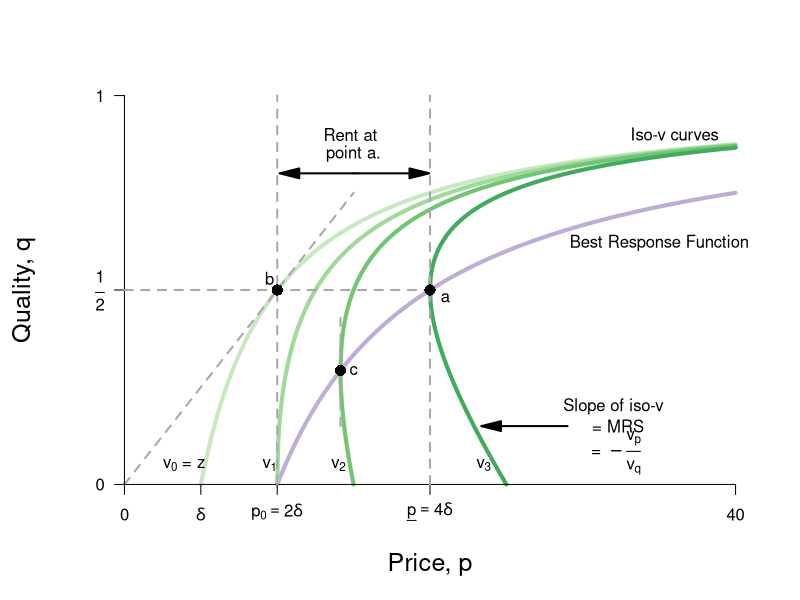

Generate this figure with R:
require(ggplot2)
require(shape)
pdf(file = "information_power/ch11_fig4.pdf", width = 9, height = 7)

#Set parameters for graphics
axislabelsize <- 1.5
segmentlinewidth <- 2

#The equation is below when v = 0. See Wolfram Alpha output. 
isov <- function(p, delta = 5) {
  (p - delta)/p
}

isovhigh1 <- function(p, delta = 5, v = 5){
  (sqrt(p^2 - 4 * delta * v) - p + 2*v)/( 2 * v )
}

isovlow1 <- function(p, delta = 5, v = 5){
  (-sqrt(p^2 - 4 * delta * v) - p + 2*v)/( 2 * v )
}

isovhigh2 <- function(p, delta = 5, v = 10){
  (sqrt(p^2 - 4 * delta * v) - p + 2*v)/( 2 * v )
}

isovlow2 <- function(p, delta = 5, v = 10){
  (-sqrt(p^2 - 4 * delta * v) - p + 2*v)/( 2 * v )
}

isovhigh3 <- function(p, delta = 5, v = 15){
  (sqrt(p^2 - 4 * delta * v) - p + 2*v)/( 2 * v )
}

isovlow3 <- function(p, delta = 5, v = 15){
  (-sqrt(p^2 - 4 * delta * v) - p + 2*v)/( 2 * v )
}

brfFn <- function(p, delta = 5) {
  1 - (2*delta) /p
}

#This is evaluated for p = 12; q = 12/(8*sqrt(12^2 - 4*delta1*v1)) - 1/8 for the slope
#At p = 12; q = (-sqrt(12^2 - 4*v1*delta1) - 12 + 2*v1)/(2*v1) = 0.799
tangencyLine <- function(p){
  (p*(0.05))
}



#COL <- c("#bae4b3", "#74c476", "#238b45")
#COL <- c("#f7fcf0", "#e0f3db", "#ccebc5", "#a8ddb5", "#7bccc4", "#4eb3d3", "#2b8cbe", "#08589e")
COL <- c("#f7fcf5", "#e5f5e0", "#c7e9c0", "#a1d99b", "#74c476", "#41ab5d", "#238b45", "#005a32")
par(mar =  c(5, 5, 4, 2))
xlims <- c(0, 40)
ylims <- c(0, 1)

plot(0, 0, xlim = xlims, ylim = ylims, type = "n",
     xlab = expression(paste("Price, ", p)),
     ylab = expression(paste("Quality, ", q)),
     xaxt = "n", yaxt = "n", cex.lab = axislabelsize, bty = "n")

npts <- 500 
npts2 <- 501
#Specify the sequences of points for graphing. 
xx0 <- seq(5, xlims[2], length.out = npts)
xx1 <- seq(10, xlims[2], length.out = npts)
xx2 <- seq(xlims[1], 15, length.out = npts)
xx3 <- seq(10, xlims[2], length.out = npts2)
xx4 <- seq(xlims[1], 10, length.out = npts2)
#For below, I solved sqrt(p^2 - 200) - p + 200/p = 0, getting p = 10*sqrt(2) = 14.14214
xx5 <- seq(14.14214, xlims[2], length.out = npts2)
xx6 <- seq(14.14214, 15, length.out = npts2)
xx7 <- seq(20, xlims[2], length.out = npts2)
xx8 <- seq(xlims[1], 25, length.out = npts2)

#Draw the lines for the graphs
lines(xx0, isov(xx0, delta = 5), col = COL[3], lwd = 4)
lines(xx1, brfFn(xx1), col = "#beaed4", lwd = 4)
lines(xx2, tangencyLine(xx2), col = "darkgrey", lwd = segmentlinewidth, lty = 2)
lines(xx3, isovhigh1(xx3, v = 5, delta = 5), col = COL[4], lwd = 4)
lines(xx4, isovlow1(xx4, v = 5, delta = 5), col = COL[4], lwd = 4)
lines(xx5, isovhigh2(xx5, v = 10, delta = 5), col = COL[5], lwd = 4)
lines(xx6, isovlow2(xx6, v = 10, delta = 5), col = COL[5], lwd = 4)
lines(xx7, isovhigh3(xx7, v = 20, delta = 5), col = COL[6], lwd = 4)
lines(xx8, isovlow3(xx8, v = 20, delta = 5), col = COL[6], lwd = 4)

#Customize ticks and labels for the plot
ticksy <- c(0, 0.5, 1)
ylabels <- c(0, expression(paste(frac(1,2))), 1)
ticksx <- c(0, 5, 10, 20, 40)
xlabels <- c(0, expression(paste(delta)), expression(paste(p[0] == 2*delta)), expression(paste(underline(p) == 4*delta)) , 40)
axis(1, at = ticksx, pos = 0, labels = xlabels)
axis(2, at = ticksy, pos = 0, labels = ylabels, las = 1)

#Annotation of the three graphs and the NE
#text(5, 0.3, expression(paste("Iso-profit: ", frac(q, p) ," = ", frac(1, 8*delta))))
#text(35, 0.62, expression(paste("BRF: q = ", 1 - frac(2*delta, p))))
text(3.9, 0.05, expression(paste(v[0],  " = z")))
text(9.5, 0.05, expression(paste(v[1])))
text(14, 0.05, expression(paste(v[2])))
text(23.5, 0.05, expression(paste(v[3])))
text(21, 0.48, expression(paste("a")))
text(35, 0.62, expression(paste("Best Response Function")))
text(36, 0.9, expression(paste("Iso-v curves")))

#Lines for the coordinates of the Nash equilbrium
#segments(5, 0, 5, 1, lty = 2, col = "darkgray", lwd = 3)
segments(10, 0, 10, 1, lty = 2, col = "darkgray", lwd = segmentlinewidth)
segments(20, 0, 20, 1, lty = 2, col = "darkgray", lwd = segmentlinewidth)
segments(0, 0.5, 20, 0.5, lty = 2, col = "darkgray", lwd = segmentlinewidth)
segments(14.14214, 0.15, 14.14214, 0.45, lty = 2, col = "darkgray", lwd = segmentlinewidth)

#Arrows and rent label
Arrows(15, 0.8, 19.3, 0.8,  col = "black", lty = 1, lwd = 2, arr.type = "triangle")
Arrows(15, 0.8, 10.8, 0.8,  col = "black", lty = 1, lwd = 2, arr.type = "triangle")
text(14.8, 0.9, expression(paste("Rent at")))
text(15, 0.85, expression(paste("point a.")))

#Arrows and slope of iso-v label
Arrows(29, 0.15, 24, 0.15,  col = "black", lty = 1, lwd = 2, arr.type = "triangle")
text(32, 0.2, expression(paste("Slope of iso-v")))
text(32.3, 0.15, expression(paste(" = MRS ")))
text(32, 0.08, expression(paste(" = " -frac(v[p], v[q]))))



#Add a point for the NE
points(20, 0.5, pch = 16, col = "black", cex = 1.5)


#Add a point for b
points(10, 0.5, pch = 16, col = "black", cex = 1.5)
text(9.5, 0.53, expression(paste("b")))

#Add a point for c
#Figure out q for p = 14.14214: q = 1 - 2delta/p = 1 - (2*5)/14.14214 =  0.2928934
points(14.14214, 0.2928934, pch = 16, col = "black", cex = 1.5)
text(15, 0.2928934, expression(paste("c")))

#Add a point for f. referred to in the text
#points(12, 0.82, pch = 16, col = "black", cex = 1.2)
#text(12, 0.85, expression(paste("NE")))

#Arrow to Pareto-improving Lens
#Arrows(20, 0.8, 23.8, 0.68, col = "black", lty = 1, lwd = 3)
#text(20, 0.82, expression(paste("Pareto-Improving Lens")))

dev.off()
